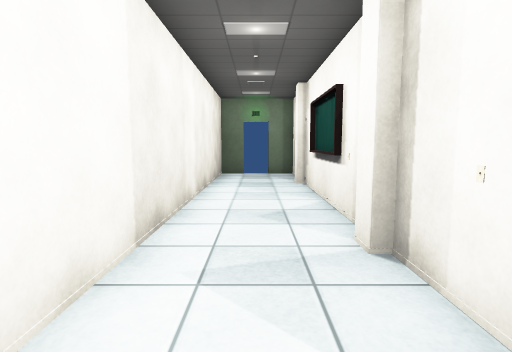
view 1 (above)

14 first-person views from a walk through a scene from a Unity 3-D project. The camera is 1.2 m above the floor, tilts 6° down and sees 80° across. Doors are open. The floor is counted in squares, 1 m on a side. Each view is taken from the middle of a square. On the plan, view 1 faces up. The plan holds only what a view shows up to about 13 squares ahead; the rest is blank. The player is left out. Some surface patterns are stand-ins.

view 2
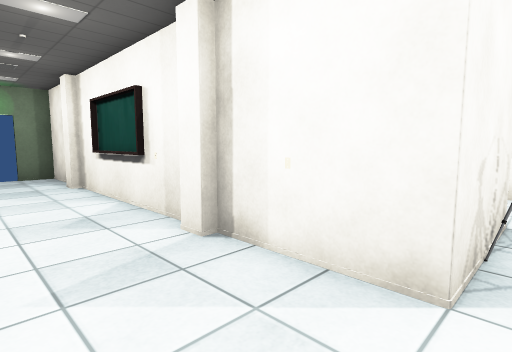

view 3
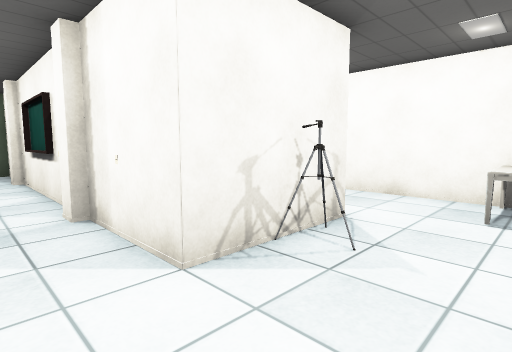

view 4
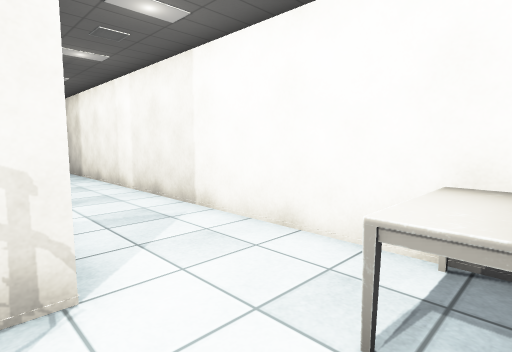

view 5
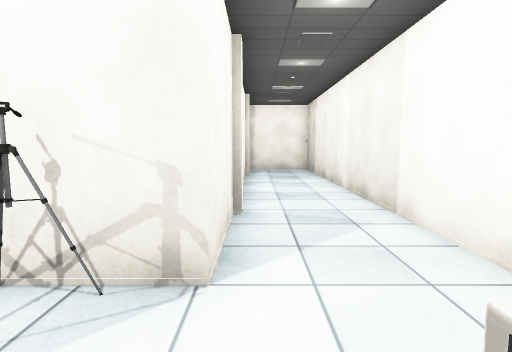

view 6
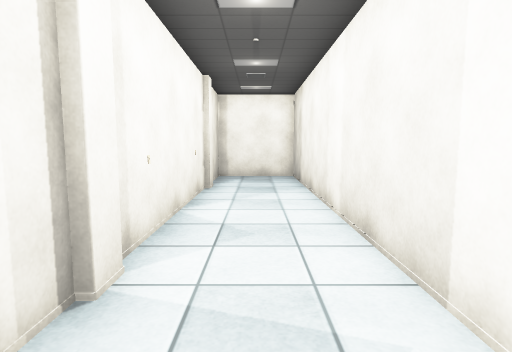

view 7
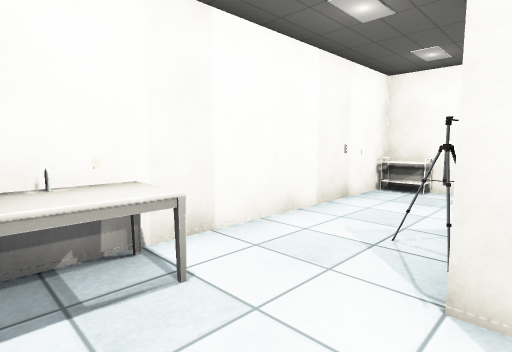

view 8
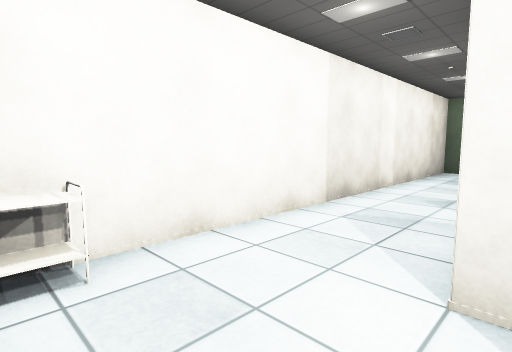

view 9
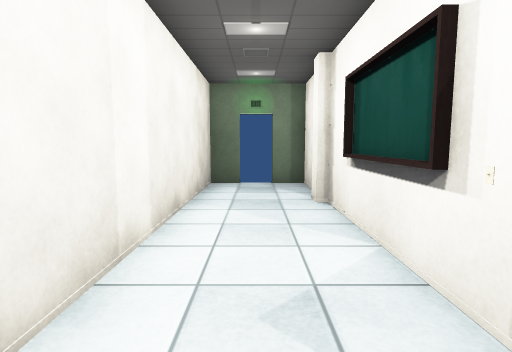

view 10
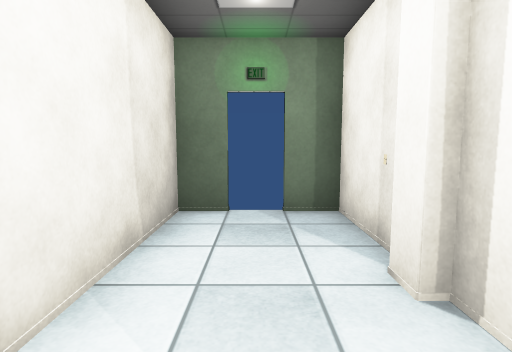

view 11
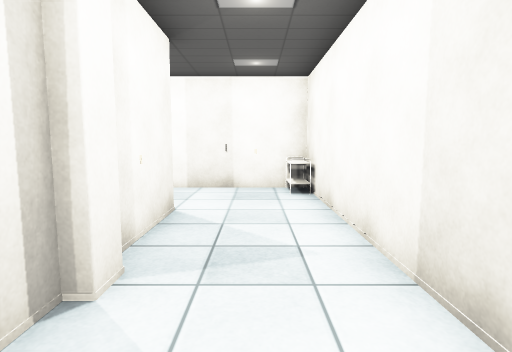

view 12
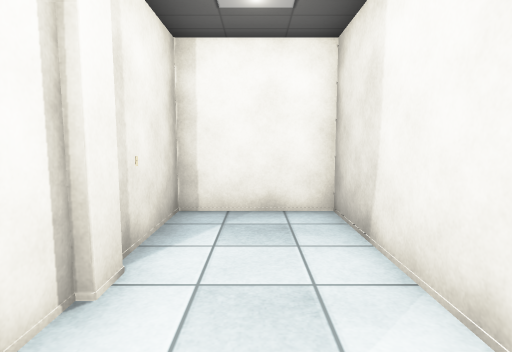

view 13
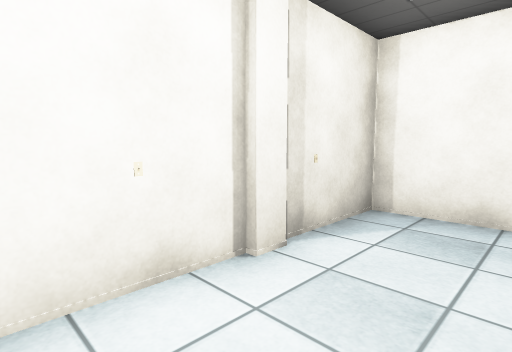

view 14
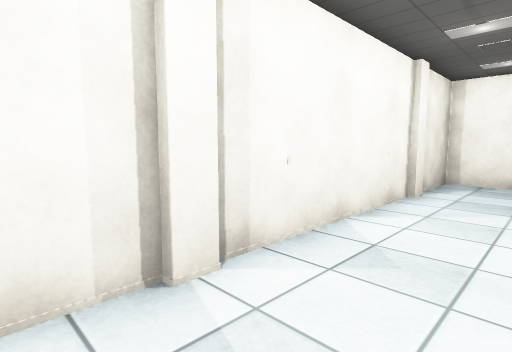

### Floor plan
Points are (right, up) in squares from view 1. A wall is a line through its corners. A room is listed if a view was taken in it or the views show most of it. See-through windows are left out.
Room 1 (views 1, 2, 3, 9, 10, 11)
walls: (2.5, 0.5) (1.5, 0.5) (1.5, 12.4) (0.5, 12.4); (3.2, -0.2) (3, 0.3) (2.8, 0.4); (3.2, -0.2) (2.9, 0.5); (3.2, -0.4) (3.2, 0.1); (-0.5, 12.4) (-1.4, 12.4) (-1.4, -2.4) (1.6, -2.4)
ways out: opening at (2.5, -1.5) to room 2; open door at (0, 12.5)
objects: table (-1, -2) to (-1, -1); other object (1, -2); other object (1, 2); column (1, 3); other object (1, 5); column (1, 9); other object (1, 11)
Room 2 (views 4, 5, 6, 7, 8, 12, 13, 14)
walls: (4.6, 5.5) (4.6, 0.5) (2.5, 0.5); (3.3, 0.2) (3.2, -0.2); (7.4, -1.8) (7.4, 12.4) (4.6, 12.4) (4.6, 7.4); (1.6, -2.4) (6.8, -2.4)
ways out: opening at (2.5, -1.5) to room 1
objects: column (5, 3); column (5, 9); table (6, -2) to (7, -1)

Where each view was taken, in squares from view 1:
view 1: 0 up, 0 right, facing up
view 2: 0 up, 1 left, facing up-right
view 3: 2 down, 0 right, facing up-right
view 4: 2 down, 4 right, facing up-right
view 5: 2 down, 5 right, facing up
view 6: 1 up, 6 right, facing up
view 7: 1 up, 7 right, facing down-left
view 8: 2 down, 2 right, facing up-left
view 9: 3 up, 0 right, facing up
view 10: 7 up, 0 right, facing up
view 11: 6 up, 0 right, facing down
view 12: 7 up, 6 right, facing up
view 13: 7 up, 7 right, facing up-left
view 14: 2 up, 7 right, facing up-left
